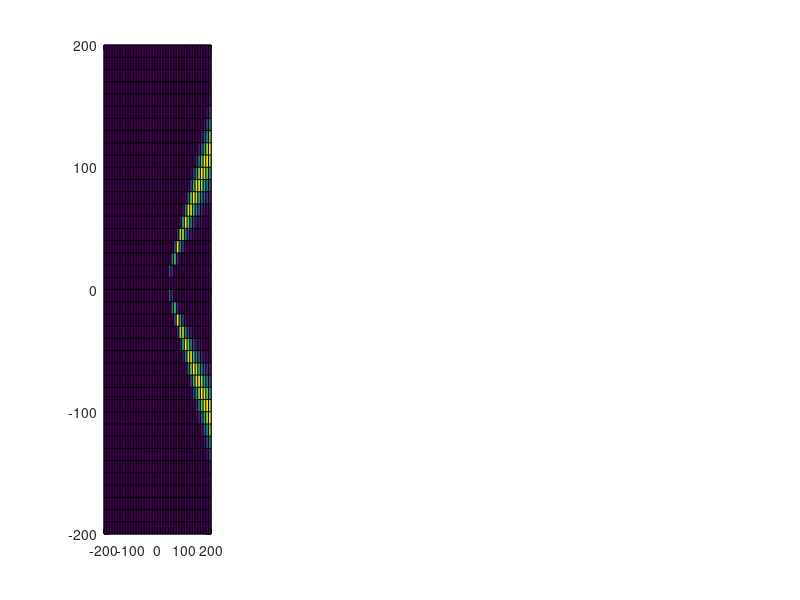

MATLAB code for this plot: (Note: this script raises an error after producing the figure.)
% Compute Ambiguity surface for 1 source for towed array

% Assumes:
% - all TDOAs are from one source
% - stationary array
% - 2D
% - Isospeed profile


%//////////////////////////////////////////////////////////////////////////
%% SIMULATION 1: Stationary source, moving array, no noise on measurements
clear, close all
%Determine sigma (variance) for the Gaussian:
sig =0.001;

Ntsteps=4; %number of time steps

% Simulate Hydrophone positions
hyph_pos(:,:,1)=[0,0,0;40,0,0]; %[x1,y1,z1; x2,y2,z2];
for t=2:Ntsteps
hyph_pos(:,:,t)=hyph_pos(:,:,t-1)+[50,0,0;50,0,0];
end

% True whale position
true_wpos= [100,50,0]; %[x,y,z];
Nsources=size(true_wpos,1);

% True TDOAs
true_tdoa=zeros(1,Ntsteps);
ip1=1;ip2=2;
c=1500;
for t=1:Ntsteps
    rp=hyph_pos(:,:,t);
    dt1 = 1/c*sqrt((rp(ip1,1)-true_wpos(1))^2 + ...
        (rp(ip1,2)-true_wpos(2))^2 + ...
        (rp(ip1,3)-true_wpos(3))^2);
    dt2 = 1/c*sqrt((rp(ip2,1)-true_wpos(1))^2 + ...
        (rp(ip2,2)-true_wpos(2))^2 + ...
        (rp(ip2,3)-true_wpos(3))^2);
    true_tdoa(t) = dt1-dt2;
end

tdoa_measured = true_tdoa; %Assume for the moment no noise in measurements

% Cell grids to evaluate:
% It could move with the hydrophone position or cover an entire area - what
% is better??
x=-200:10:200;
Ngp_x=length(x);
y=x;
z=0;
Ngp_z=length(z);
[X,Y,Z] = meshgrid(x,y,z);
wpos=[X(:),Y(:),Z(:)]; %gives grid of N x [x,y,z] coordinates
N= size(wpos,1); %number of grid points to evaluate

LS=nan(Nsources,N,Ntsteps);
fig1=figure; hold on
for t=1:Ntsteps % for each time step compute LS

rp=hyph_pos(:,:,t);
ip1=1;ip2=2;
tdoa_model=zeros(1,N);
for wpi=1:N % for each hypothetical grid position wpos(wpi) this calculates
    % time between position and hydrophone position - dt1 (between
    % hyph 1 and position wpos(wpi)), dt2 (between hyph2 and position wpos(wpi)), then
    % tdoa_model is tdoa between the hyph1 and hyph2 if the source
    % is at wpos(wpi).
    dt1 = 1/c*sqrt( (rp(ip1,1)-wpos(wpi,1))^2 + ...
        (rp(ip1,2)-wpos(wpi,2))^2 + ...
        (rp(ip1,3)-wpos(wpi,3))^2);
    dt2 = 1/c*sqrt( (rp(ip2,1)-wpos(wpi,1))^2 + ...
        (rp(ip2,2)-wpos(wpi,2))^2 + ...
        (rp(ip2,3)-wpos(wpi,3))^2);
    tdoa_model(wpi) = dt1-dt2;
end

LS(:,:,t)= exp(-1/(2*sig^2).*(tdoa_model-tdoa_measured(t)).^2);

LStotal_temp=reshape(LS(:,:,t),[Ngp_x,Ngp_x,Ngp_z]);
subplot(1,Ntsteps,t)
pcolor(X,Y,LStotal_temp); hold on
clim([0,1])
plot(rp(ip1,1),rp(ip1,2),'r^','MarkerFaceColor','r'),hold on
plot(rp(ip2,1),rp(ip2,2),'r^','MarkerFaceColor','r')
plot(true_wpos(1),true_wpos(2),'r*')
colorbar
xlabel(' x (m)'),ylabel('y (m)')
title(['Ambiguity surface for time step ', num2str(t)])

end
fontsize(fig1,14,'points')

LStotal_temp=prod(LS,3);
LStotal=reshape(LStotal_temp,[Ngp_x,Ngp_x,Ngp_z]);
fig2=figure; hold on,
pcolor(X,Y,LStotal); 
clim([0,1])
plot([hyph_pos(ip1,1,1),hyph_pos(ip1,1,end)],[hyph_pos(ip1,2,1),hyph_pos(ip1,2,end)],'r-'),hold on
plot(true_wpos(1),true_wpos(2),'r*')
xlabel(' x (m)'),ylabel('y (m)')
title('Total ambiguity surface')
fontsize(fig2,14,'points')


%//////////////////////////////////////////////////////////////////////////
%% SIMULATION 2: Stationary source, moving array, noisy measurements 
clear, %close all
%Determine sigma (variance) for the Gaussian:
sig =0.003;

% measurement noise (needs to be equal or less than what we assume for sigma):
measure_noise=0.002;

Ntsteps=4; %number of time steps

% Simulate Hydrophone positions
d=40; %distance between sensors
hyph_pos(:,:,1)=[0,0,0;d,0,0]; %[x1,y1,z1; x2,y2,z2];
for t=2:Ntsteps
hyph_pos(:,:,t)=hyph_pos(:,:,t-1)+[50,0,0;50,0,0];
end

% True whale position
true_wpos= [100,50,0]; %[x,y,z];
Nsources=size(true_wpos,1);

% True TDOAs
true_tdoa=zeros(1,Ntsteps);
ip1=1;ip2=2;
c=1500;
for t=1:Ntsteps
    rp=hyph_pos(:,:,t);
    dt1 = 1/c*sqrt((rp(ip1,1)-true_wpos(1))^2 + ...
        (rp(ip1,2)-true_wpos(2))^2 + ...
        (rp(ip1,3)-true_wpos(3))^2);
    dt2 = 1/c*sqrt((rp(ip2,1)-true_wpos(1))^2 + ...
        (rp(ip2,2)-true_wpos(2))^2 + ...
        (rp(ip2,3)-true_wpos(3))^2);
    true_tdoa(t) = dt1-dt2;
end

%Get measurements:
tdoa_measured = true_tdoa + randn(size(true_tdoa)).*measure_noise; 
tdoa2bearing= @(x) acosd(1500/d*x); %bear2tdoa = @(x) cosd(x).*(d/c);
fprintf('True bearings are: %.4f \n', tdoa2bearing(true_tdoa))
fprintf('Measured bearings are: %.4f \n', tdoa2bearing(tdoa_measured))


% Cell grids to evaluate:
% It could move with the hydrophone position or cover an entire area - what
% is better??
x=-200:10:200;
Ngp_x=length(x);
y=x;
z=0;
Ngp_z=length(z);
[X,Y,Z] = meshgrid(x,y,z);
wpos=[X(:),Y(:),Z(:)]; %gives grid of N x [x,y,z] coordinates
N= size(wpos,1); %number of grid points to evaluate

LS=nan(Nsources,N,Ntsteps);
for t=1:Ntsteps % for each time step compute LS

rp=hyph_pos(:,:,t);
ip1=1;ip2=2;
tdoa_model=zeros(1,N);
for wpi=1:N % for each hypothetical grid position wpos(wpi) this calculates
    % time between position and hydrophone position - dt1 (between
    % hyph 1 and position wpos(wpi)), dt2 (between hyph2 and position wpos(wpi)), then
    % tdoa_model is tdoa between the hyph1 and hyph2 if the source
    % is at wpos(wpi).
    dt1 = 1/c*sqrt( (rp(ip1,1)-wpos(wpi,1))^2 + ...
        (rp(ip1,2)-wpos(wpi,2))^2 + ...
        (rp(ip1,3)-wpos(wpi,3))^2);
    dt2 = 1/c*sqrt( (rp(ip2,1)-wpos(wpi,1))^2 + ...
        (rp(ip2,2)-wpos(wpi,2))^2 + ...
        (rp(ip2,3)-wpos(wpi,3))^2);
    tdoa_model(wpi) = dt1-dt2;
end

LS(:,:,t)= exp(-1/(2*sig^2).*(tdoa_model-tdoa_measured(t)).^2);

% LStotal_temp=reshape(LS(:,:,t),[Ngp_x,Ngp_x,Ngp_z]);
% figure,
% h=surf(X,Y,LStotal_temp); hold on
% colorbar
% z= get(h,'ZData');
% set(h,'ZData',z-10) 
% plot(rp(ip1,1),rp(ip1,2),'r^','MarkerFaceColor','r'),hold on
% plot(rp(ip2,1),rp(ip2,2),'r^','MarkerFaceColor','r')
% plot(true_wpos(1),true_wpos(2),'k*')
% xlabel(' x (m)'),ylabel('y (m)')
% shading interp
% view(0,90)

end


LStotal_temp=prod(LS,3);
LStotal=reshape(LStotal_temp,[Ngp_x,Ngp_x,Ngp_z]);
fig2=figure; hold on,
pcolor(X,Y,LStotal); 
clim([0,1])
colorbar
plot([hyph_pos(ip1,1,1),hyph_pos(ip1,1,end)],[hyph_pos(ip1,2,1),hyph_pos(ip1,2,end)],'r-'),hold on
plot(true_wpos(1),true_wpos(2),'r*','MarkerSize',6)
xlabel(' x (m)'),ylabel('y (m)')
title(['Total ambiguity surface for \sigma=',num2str(sig), ' and noise=', num2str(measure_noise)])
fontsize(fig2,14,'points')

%//////////////////////////////////////////////////////////////////////////
%% SIMULATION 3: Moving source, moving array, no noise on measurements

clear,close all
%Determine sigma (std) for the Gaussian:
sig =0.002; %0.005 (if whale moves faster)
sig_hyperbolas = 0.0003; % this is a very small std to then plot intersecting hyperbolas (visual assesment of how they are crossing)

Ntsteps=6; %number of time steps

% Simulate Hydrophone positions
hyph_pos(:,:,1)=[0,0,0;40,0,0]; %[x1,y1,z1; x2,y2,z2];
for t=2:Ntsteps
hyph_pos(:,:,t)=hyph_pos(:,:,t-1)+[50,0,0;50,0,0];
end
Nsensors=size(hyph_pos,1);

% True whale position
true_wpos(1,:)= [100,10,0]; %[x,y,z];
for t=2:Ntsteps
true_wpos(t,:)= true_wpos(t-1,:) + [3,6,0];%[8.7,17.4,0];%%[8.7,17.4,0];%[2,5,0]; %[8.7,17.4,0] - to be equivalent
% to sperm whale swim speed given the time step used here
% [x,y,z];  + [10,16,0]; %for faster moving whale (almost 4kts)
end
Nsources=1;


% True TDOAs
true_tdoa=zeros(1,Ntsteps);
ip1=1;ip2=2;
c=1500;
for t=1:Ntsteps
    rp=hyph_pos(:,:,t);
    dt1 = 1/c*sqrt((rp(ip1,1)-true_wpos(t,1))^2 + ...
        (rp(ip1,2)-true_wpos(t,2))^2 + ...
        (rp(ip1,3)-true_wpos(t,3))^2);
    dt2 = 1/c*sqrt((rp(ip2,1)-true_wpos(t,1))^2 + ...
        (rp(ip2,2)-true_wpos(t,2))^2 + ...
        (rp(ip2,3)-true_wpos(t,3))^2);
    true_tdoa(t) = dt1-dt2;
end

tdoa_measured = true_tdoa; %Assume for the moment no noise in measurements

% Cell grids to evaluate:
% It could move with the hydrophone position or cover an entire area - what
% is better??
dx=5;
x=-300:dx:300;
Ngp_x=length(x);
y=x;
z=0;
Ngp_z=length(z);
[X,Y,Z] = meshgrid(x,y,z);
wpos=[X(:),Y(:),Z(:)]; %gives grid of N x [x,y,z] coordinates
N= size(wpos,1); %number of grid points to evaluate


% Get time step when animal is closest to 90deg (tdoa=0s).
[~,ind]=min(abs(tdoa_measured));
tsteps=1:1:Ntsteps;
tstep90=tsteps(ind); 

%Pre-allocate:
LS=nan(Nsources,N,Ntsteps); LS_Hyperbolas = LS;
LSdilate = nan(Ngp_x,Ngp_x,Ntsteps);
fig1=figure; hfig1=cell(1,Ntsteps);

for t=1:Ntsteps % for each time step compute LS

rp=hyph_pos(:,:,t);
ip1=1;ip2=2;
tdoa_model=zeros(1,N);
for wpi=1:N % for each hypothetical grid position wpos(wpi) this calculates
    % time between position and hydrophone position - dt1 (between
    % hyph 1 and position wpos(wpi)), dt2 (between hyph2 and position wpos(wpi)), then
    % tdoa_model is tdoa between the hyph1 and hyph2 if the source
    % is at wpos(wpi).
    dt1 = 1/c*sqrt( (rp(ip1,1)-wpos(wpi,1))^2 + ...
        (rp(ip1,2)-wpos(wpi,2))^2 + ...
        (rp(ip1,3)-wpos(wpi,3))^2);
    dt2 = 1/c*sqrt( (rp(ip2,1)-wpos(wpi,1))^2 + ...
        (rp(ip2,2)-wpos(wpi,2))^2 + ...
        (rp(ip2,3)-wpos(wpi,3))^2);
    tdoa_model(wpi) = dt1-dt2;
end

LS(:,:,t)= exp(-1/(2*sig^2).*(tdoa_model-tdoa_measured(t)).^2);
LS_Hyperbolas(:,:,t)= exp(-1/(2*sig_hyperbolas^2).*(tdoa_model-tdoa_measured(t)).^2);

LStotal_temp=reshape(LS(:,:,t),[Ngp_x,Ngp_x,Ngp_z]);

% PLOT
hfig1{t}=subplot(1,Ntsteps,t,'Parent', fig1); hold on;
pcolor(hfig1{t},X,Y,LStotal_temp); 
clim([0,1])
hold on;plot(hfig1{t},rp(ip1,1),rp(ip1,2),'r^','MarkerFaceColor','r')
hold on;plot(hfig1{t},rp(ip2,1),rp(ip2,2),'r^','MarkerFaceColor','r')
hold on;plot(hfig1{t},true_wpos(t,1),true_wpos(t,2),'r*','Markersize',10, 'LineWidth',3)
colorbar
xlabel(' x (m)'),ylabel('y (m)')
hold off

%//////////////////////////////////////////////////////////////////
% Apply Surface dilation filter (imdilate) to compensate for whale movement:
%dx=5; %Grid spacing SELCETED BASED ON WHAT??)
mean_horiz_swimspeed= 0.5; %mean horizontal swim speed (for sperm whale) [m/s]
dt90 = 9.73*abs(t-tstep90); %Elapsed time from when animals are at 90deg (0 tdoa) [s]
%(50m per time step equates to 9.73 s per time step if 
% the boat moves in each time step 50 m assuming it travels 10kts (5.144m/s))
if dt90==0
dt90=2;
end
mdwh=dt90*mean_horiz_swimspeed; %maximum distance whale could have travelled horizontally [m]

%gridpoints for filter in x (and also y since the same assumptions re swim speed and grid space)
xgridf=0:dx:(mdwh+dx);
filt_x_grid = [-fliplr(xgridf(2:end)),xgridf];
[Fx,Fy] = meshgrid(filt_x_grid,filt_x_grid);
De = Fx.^2/mdwh^2 + Fy.^2/mdwh^2; %normalize to max distance that the whale could have swam (feasible distance will be 1 or lower/ or is it 2 or lower??)
%F = zeros(size(De)); F((De <=1)) = 1;

LSdilate(:,:,t)=imdilate(LStotal_temp,(De<=1));

%//////////////////////////////////////////////////////////////////


end
%fontsize(fig1,14,'points')

% PLOT dilated surface (for some reason it messes up fig 1 if plotted
% within the loop)
fig2=figure; hfig2=cell(1,Ntsteps);
for t=1:Ntsteps
ip1=1;ip2=2;
rp=hyph_pos(:,:,t);
%PLOT
hfig2{t}=subplot(1,Ntsteps,t,'Parent', fig2); hold on;
pcolor(hfig2{t},X,Y,LSdilate(:,:,t)); hold on;
clim([0,1])
plot(hfig2{t},rp(ip1,1),rp(ip1,2),'r^','MarkerFaceColor','r'),hold on
plot(hfig2{t},rp(ip2,1),rp(ip2,2),'r^','MarkerFaceColor','r')
plot(hfig2{t},true_wpos(t,1),true_wpos(t,2),'r*','Markersize',10, 'LineWidth',3)
colorbar
xlabel(' x (m)'),ylabel('y (m)')
hold off
end


% //////////////////////// Normal LS without dilation//////////////////////
LStotal_temp=prod(LS,3);
LStotal=reshape(LStotal_temp,[Ngp_x,Ngp_x,Ngp_z]);
LStotal_hyperbolas_temp = sum(LS_Hyperbolas,3);
LStotal_hyperbolas = reshape(LStotal_hyperbolas_temp,[Ngp_x,Ngp_x,Ngp_z]);
fig3=figure;
pcolor(X,Y,LStotal),hold on
plot([hyph_pos(ip1,1,1),hyph_pos(ip1,1,end)],[hyph_pos(ip1,2,1),hyph_pos(ip1,2,end)],'r-', 'Linewidth', 3),hold on
for k=2:Ntsteps
plot([true_wpos(k-1,1),true_wpos(k,1)],[true_wpos(k-1,2),true_wpos(k,2)],'r*-','Markersize',10,'Linewidth', 1)
end
xlabel(' x (m)'),ylabel('y (m)')
clim([0,1])
colorbar
fontsize(fig3,14,'points')

fig4=figure;
imagesc(x,y,LStotal_hyperbolas); hold on
set(gca,'YDir', 'normal');
plot([hyph_pos(ip1,1,1),hyph_pos(ip1,1,end)],[hyph_pos(ip1,2,1),hyph_pos(ip1,2,end)],'r-', 'Linewidth', 3),hold on
for k=2:Ntsteps
plot([true_wpos(k-1,1),true_wpos(k,1)],[true_wpos(k-1,2),true_wpos(k,2)],'r*-','Markersize',10,'Linewidth', 1)
end
xlabel(' x (m)'),ylabel('y (m)')
clim([0,1])
colorbar
fontsize(fig4,14,'points')


% [LSval,indx]=max(LStotal, [], 'all');
% estimated_position= [X(indx),Y(indx),0]
% LSval
% true_end_position =true_wpos(end,:)

[peakdata] =findpeaks2D(X,Y,LStotal);
fprintf(['True whale end location is: [', repmat('%g, ', 1, numel(true_wpos(end,:))-1), '%g]\n'],true_wpos(end,:))
%take just one of the estimated peaks (the other is mirror image)
n=1;
estimated_position=[peakdata.peakX(n),peakdata.peakY(n),0]; %were at the moment considering 2D, so z coordinate = 0.
fprintf(['Estimated whale location is: [', repmat('%g, ', 1, numel(estimated_position)-1), '%g]\n'],estimated_position)
fprintf('Width of the peak in X dirextion %.2f \n',peakdata.peakXWidth(n))
fprintf('Width of the peak in Y dirextion %.2f \n',peakdata.peakYWidth(n))
fprintf('Ambiguity value for the estimated location is %.2f \n',peakdata.peakZ(n))
fprintf('The variance used for Gaussian is %.3f \n',sig)
fprintf('Number of sensors used is %.0f \n',Nsensors)
%//////////////////////////////////////////////////////////////////////////


%//////////////////////// LS with dilation//////////////////////
LStotaldilate=prod(LSdilate,3);
fig7=figure;
pcolor(X,Y,LStotaldilate),hold on
plot([hyph_pos(ip1,1,1),hyph_pos(ip1,1,end)],[hyph_pos(ip1,2,1),hyph_pos(ip1,2,end)],'r-', 'Linewidth', 3),hold on
for k=2:Ntsteps
plot([true_wpos(k-1,1),true_wpos(k,1)],[true_wpos(k-1,2),true_wpos(k,2)],'r*-','Markersize',10,'Linewidth', 1)
end
xlabel(' x (m)'),ylabel('y (m)')
clim([0,1])
colorbar
fontsize(fig7,14,'points')


[peakdata_dilate] =findpeaks2D(X,Y,LStotaldilate);
fprintf(['True whale end location is: [', repmat('%g, ', 1, numel(true_wpos(end,:))-1), '%g]\n'],true_wpos(end,:))
%take just one of the estimated peaks (the other is mirror image)
n=1;
estimated_position=[peakdata_dilate.peakX(n),peakdata_dilate.peakY(n),0]; %were at the moment considering 2D, so z coordinate = 0.
fprintf(['Estimated whale location is: [', repmat('%g, ', 1, numel(estimated_position)-1), '%g]\n'],estimated_position)
fprintf('Width of the peak in X dirextion %.2f \n',peakdata_dilate.peakXWidth(n))
fprintf('Width of the peak in Y dirextion %.2f \n',peakdata_dilate.peakYWidth(n))
fprintf('Ambiguity value for the estimated location is %.2f \n',peakdata_dilate.peakZ(n))
fprintf('The variance used for Gaussian is %.3f \n',sig)
fprintf('Number of sensors used is %.0f \n',Nsensors)

%//////////////////////////////////////////////////////////////////////////





%//////////////////////////////////////////////////////////////////////////
%% SIMULATION 4: Moving source, moving array with more sensors, no noise on measurements

clear,close all
%Determine sigma (std) for the Gaussian:
sig =0.003; %0.005 (if whale moves faster)

Ntsteps=4; %number of time steps

% Simulate Hydrophone positions - 3 sensors

hyph_pos(:,:,1)=[0,0,0;3,0,0;40,0,0]; %[x1,y1,z1; x2,y2,z2; x3,y3,z3];
for t=2:Ntsteps
hyph_pos(:,:,t)=hyph_pos(:,:,t-1)+[50,0,0;50,0,0;50,0,0];
end
Nsensors=size(hyph_pos,1);

% True whale position
true_wpos(1,:)= [100,50,0]; %[x,y,z];
for t=2:Ntsteps
true_wpos(t,:)= true_wpos(t-1,:) + [3,6,0]; %[x,y,z];  + [10,16,0]; %for faster moving whale (almost 4kts)
end

% True TDOAs
% compute tdoas between all sensors:
c=1500;
Ncombos=Nsensors*(Nsensors-1)- sum((Nsensors-1):-1:1); %Number of tdoa pairs
true_tdoas= cell(1,Ncombos);
count=1;
for ip1=1:Nsensors
    for ip2= ip1+1:Nsensors
        true_tdoa_temp=zeros(1,Ntsteps);
        for t=1:Ntsteps % at each time t
            rp=hyph_pos(:,:,t);

            dt1 = 1/c*sqrt((rp(ip1,1)-true_wpos(t,1))^2 + ...
                (rp(ip1,2)-true_wpos(t,2))^2 + ...
                (rp(ip1,3)-true_wpos(t,3))^2);
            dt2 = 1/c*sqrt((rp(ip2,1)-true_wpos(t,1))^2 + ...
                (rp(ip2,2)-true_wpos(t,2))^2 + ...
                (rp(ip2,3)-true_wpos(t,3))^2);
            true_tdoa_temp(t) = dt1-dt2;
        end
        true_tdoas{count}=true_tdoa_temp;
        count=count+1;
    end
end

%re-arrange so that the measured tdoas are per time step (matrix of (Ncombos,Ntsteps)):
tdoa_measured = vertcat(true_tdoas{:}); %Assume for the moment no noise in measurements

% Cell grids to evaluate:
% It could move with the hydrophone position or cover an entire area - what
% is better??
x=-200:5:200;
Ngp_x=length(x);
y=x;
z=0;
Ngp_z=length(z);
[X,Y,Z] = meshgrid(x,y,z);
wpos=[X(:),Y(:),Z(:)]; %gives grid of N x [x,y,z] coordinates
N= size(wpos,1); %number of grid points to evaluate

LStotal_tstep=zeros(1,N,Ntsteps);

for t=1:Ntsteps % for each time step compute LS (should be a product of LSs for all hydrophone pairs)

    rp=hyph_pos(:,:,t);
    count=1;

    LS_temp=zeros(Ncombos,N);
    figure, hold on
    for ip1=1:Nsensors
        for ip2= ip1+1:Nsensors
            tdoa_model=zeros(1,N);
            for wpi=1:N % for each hypothetical grid position wpos(wpi) this calculates
                % time between position and hydrophone position - dt1 (between
                % hyph 1 and position wpos(wpi)), dt2 (between hyph2 and position wpos(wpi)), then
                % tdoa_model is tdoa between the hyph1 and hyph2 if the source
                % is at wpos(wpi).
                dt1 = 1/c*sqrt( (rp(ip1,1)-wpos(wpi,1))^2 + ...
                    (rp(ip1,2)-wpos(wpi,2))^2 + ...
                    (rp(ip1,3)-wpos(wpi,3))^2);
                dt2 = 1/c*sqrt( (rp(ip2,1)-wpos(wpi,1))^2 + ...
                    (rp(ip2,2)-wpos(wpi,2))^2 + ...
                    (rp(ip2,3)-wpos(wpi,3))^2);
                tdoa_model(wpi) = dt1-dt2;
            end

            LS_temp(count,:)= exp(-1/(2*sig^2).*(tdoa_model-tdoa_measured(count,t)).^2);
            

            LStotal_temp=reshape(LS_temp(count,:),[Ngp_x,Ngp_x,Ngp_z]);
            subplot(1,Nsensors,count)
            pcolor(X,Y,LStotal_temp); hold on
            clim([0,1])
            plot(rp(ip1,1),rp(ip1,2),'r^','MarkerFaceColor','r'),hold on
            plot(rp(ip2,1),rp(ip2,2),'r^','MarkerFaceColor','r')
            plot(true_wpos(t,1),true_wpos(t,2),'k*')
            colorbar
            xlabel(' x (m)'),ylabel('y (m)')
            title(['Ambiguity surface at time step ',num2str(t),...
                ', sensors ', num2str(ip1), ' and ', num2str(ip2)])

            count=count+1;

        end
    end

    LStotal_tstep(:,:,t) = prod(LS_temp);
    LStotal_tstep_temp=reshape(LStotal_tstep(:,:,t),[Ngp_x,Ngp_x,Ngp_z]);
    figure,
    pcolor(X,Y,LStotal_tstep_temp); hold on
    clim([0,1])
    for k=1:Nsensors
        plot(rp(k,1),rp(k,2),'r^','MarkerFaceColor','r'),hold on
    end
    plot(true_wpos(t,1),true_wpos(t,2),'k*')
    colorbar
    xlabel(' x (m)'),ylabel('y (m)')
    title(['Ambiguity surface at time step ',num2str(t)])

end

LStotal_temp=prod(LStotal_tstep,3);
LStotal=reshape(LStotal_temp,[Ngp_x,Ngp_x,Ngp_z]);
figure,
pcolor(X,Y,LStotal),hold on
hph=1;
plot([hyph_pos(hph,1,1),hyph_pos(hph,1,end)],[hyph_pos(hph,2,1),hyph_pos(hph,2,end)],'r-'),hold on
for k=2:Ntsteps
plot([true_wpos(k-1,1),true_wpos(k,1)],[true_wpos(k-1,2),true_wpos(k,2)],'k*-')
end
xlabel(' x (m)'),ylabel('y (m)'), title ('Total ambiguity surface')
clim([0,1])
colorbar

%this is same as below with findpeaks, but findpeaks reports the width of
%the peak as well
% [LSval,indx]=max(LStotal, [], 'all');
% estimated_position= [X(indx),Y(indx),0]
% LSval
% true_end_position =true_wpos(end,:)

findpeaks_2d_loop
fprintf(['True whale end location is: [', repmat('%g, ', 1, numel(true_wpos(end,:))-1), '%g]\n'],true_wpos(end,:))
%take just one of the estimated peaks (the other is mirror image)
n=1;
estimated_position=[peakdata.peakX(n),peakdata.peakY(n),0]; %were at the moment considering 2D, so z coordinate = 0.
fprintf(['Estimated whale location is: [', repmat('%g, ', 1, numel(estimated_position)-1), '%g]\n'],estimated_position)
fprintf('Width of the peak in X dirextion %.2f \n',peakdata.peakXWidth(n))
fprintf('Width of the peak in Y dirextion %.2f \n',peakdata.peakYWidth(n))
fprintf('Ambiguity value for the estimated location is %.2f \n',peakdata.peakZ(n))
fprintf('The variance used for Gaussian is %.3f \n',sig)
fprintf('Number of sensors used is %.0f \n',Nsensors)
% fprintf(' Estimated locations in X dirextion %.2f \n',peakdata.peakX)
% fprintf(' Estimated locations in Y dirextion %.2f \n',peakdata.peakY)



%//////////////////////////////////////////////////////////////////////////
%% SIMULATION 5: Moving array (2 sensors), two stationary sources, no noise

clear, close all
%Determine sigma (variance) for the Gaussian:
sig =0.003;

Ntsteps=4; %number of time steps

% Simulate Hydrophone positions
hyph_pos(:,:,1)=[0,0,0;40,0,0]; %[x1,y1,z1; x2,y2,z2];
for t=2:Ntsteps
hyph_pos(:,:,t)=hyph_pos(:,:,t-1)+[50,0,0;50,0,0];
end

% True whales positions
true_wpos(1,:)= [100,50,0]; %[x,y,z];
true_wpos(2,:)= [10,100,0];
Nsources=size(true_wpos,1);

% True TDOAs
true_tdoa=zeros(Nsources,Ntsteps);
ip1=1;ip2=2;
c=1500;
for t=1:Ntsteps
    rp=hyph_pos(:,:,t);
    dt1 = 1/c*sqrt((rp(ip1,1)-true_wpos(:,1)).^2 + ...
        (rp(ip1,2)-true_wpos(:,2)).^2 + ...
        (rp(ip1,3)-true_wpos(:,3)).^2);
    dt2 = 1/c*sqrt((rp(ip2,1)-true_wpos(:,1)).^2 + ...
        (rp(ip2,2)-true_wpos(:,2)).^2 + ...
        (rp(ip2,3)-true_wpos(:,3)).^2);
    true_tdoa(:,t) = dt1-dt2;
end


tdoa_measured = true_tdoa; %Assume for the moment no noise in measurements
%measurements are a matrix Nsources x Nsteps

% Cell grids to evaluate:
% It could move with the hydrophone position or cover an entire area - what
% is better??
x=-200:5:200;
Ngp_x=length(x);
y=x;
z=0;
Ngp_z=length(z);
[X,Y,Z] = meshgrid(x,y,z);
wpos=[X(:),Y(:),Z(:)]; %gives grid of N x [x,y,z] coordinates
N= size(wpos,1); %number of grid points to evaluate



for t=1:Ntsteps % for each time step compute LS

rp=hyph_pos(:,:,t);
ip1=1;ip2=2;
tdoa_model=zeros(1,N);
for wpi=1:N % for each hypothetical grid position wpos(wpi) this calculates
    % time between position and hydrophone position - dt1 (between
    % hyph 1 and position wpos(wpi)), dt2 (between hyph2 and position wpos(wpi)), then
    % tdoa_model is tdoa between the hyph1 and hyph2 if the source
    % is at wpos(wpi).
    dt1 = 1/c*sqrt( (rp(ip1,1)-wpos(wpi,1))^2 + ...
        (rp(ip1,2)-wpos(wpi,2))^2 + ...
        (rp(ip1,3)-wpos(wpi,3))^2);
    dt2 = 1/c*sqrt( (rp(ip2,1)-wpos(wpi,1))^2 + ...
        (rp(ip2,2)-wpos(wpi,2))^2 + ...
        (rp(ip2,3)-wpos(wpi,3))^2);
    tdoa_model(wpi) = dt1-dt2;
end

LS(:,:,t)= exp(-1/(2*sig^2).*(tdoa_model-tdoa_measured(:,t)).^2);

figure,hold on
for n=1:Nsources
LStotal_temp=reshape(LS(n,:,t),[Ngp_x,Ngp_x,Ngp_z]);
subplot(1,Nsources,n)
pcolor(X,Y,LStotal_temp); hold on
clim([0,1])
plot(rp(ip1,1),rp(ip1,2),'r^','MarkerFaceColor','r'),hold on
plot(rp(ip2,1),rp(ip2,2),'r^','MarkerFaceColor','r')
plot(true_wpos(n,1),true_wpos(n,2),'k*')
colorbar
xlabel(' x (m)'),ylabel('y (m)')
title(['LS for source ',num2str(n),' time step ', num2str(t)])
end

end



LStotal_temp=prod(LS,3);
figure, hold on
for n=1:Nsources
LStotal=reshape(LStotal_temp(n,:),[Ngp_x,Ngp_x,Ngp_z]);
subplot(1,Nsources,n)
pcolor(X,Y,LStotal),hold on
hph=1;
plot([hyph_pos(hph,1,1),hyph_pos(hph,1,end)],[hyph_pos(hph,2,1),hyph_pos(hph,2,end)],'r-'),hold on
plot(true_wpos(n,1),true_wpos(n,2),'r*')
xlabel(' x (m)'),ylabel('y (m)')
title ('Total ambiguity surface')
clim([0,1])
colorbar
end


%% REAL DATA example - Fragments of TDOA tracks
%Lasker AC 109 - processed with my TDOA tracking package (a chunk of
%encounter)
clear,close all
load('./LocalizationTest/LaskerAC109_Results/Lasker_AC109_Results.mat')

% Find all tracks that cross the beam - search within x degrees of the
% beam)
bear2tdoa = @(x) cosd(x).*(parameters.d/parameters.c);
maxtdoa=bear2tdoa(85); %or try 70 degrees to include more

indx=nan(size(Tracks,2),1);
for k=1:size(Tracks,2)
indx(k)=ismembertol(0,Tracks(k).tdoa,maxtdoa); %Checked and works good
end
indx=logical(indx);
Nsources=sum(indx);
Tracks_selected=Tracks(indx);

% Simulate array positions (assume the boat is traveling at 10kts=5.14 m/s)
mint=min(vertcat(Tracks_selected(:).time));
maxt=max(vertcat(Tracks_selected(:).time));
timevec=mint:parameters.dt:maxt;
Ntsteps=numel(timevec); %number of time steps

boat_move_m=5.14*parameters.dt;

% Simulate Hydrophone positions
hyph_pos(:,:,1)=[0,0,0;parameters.d,0,0]; %[x1,y1,z1; x2,y2,z2];
for t=2:Ntsteps
hyph_pos(:,:,t)=hyph_pos(:,:,t-1)+[boat_move_m,0,0;boat_move_m,0,0];
end


% Re-arrange tracks in a matrix (Nsources x Ntsteps)
tdoa_measured= nan(Nsources,Ntsteps);
for k=1:Nsources
    time_indx=ismember(timevec,Tracks_selected(k).time);
    tdoa_measured(k,time_indx)= Tracks_selected(k).tdoa;
end


% Compute modeled TDOAs
% Create a grid
x=0:10:3500;
Ngp_x=length(x);
y=x;
z=0;
Ngp_z=length(z);
[X,Y,Z] = meshgrid(x,y,z);
wpos=[X(:),Y(:),Z(:)]; %gives grid of N x [x,y,z] coordinates
N= size(wpos,1); %number of grid points to evaluate
% Specify sound speed
c=1500;
% Specify variance for the Gaussian (should reflect all errors):
% sig=0.0024; % From Yvonnes paper
sig=0.008;


LS= nan(Nsources,N,Ntsteps);

for t=1:Ntsteps % for each time step compute LS

rp=hyph_pos(:,:,t);
ip1=1;ip2=2;
tdoa_model=zeros(1,N);
for wpi=1:N % for each hypothetical grid position wpos(wpi) this calculates
    % time between position and hydrophone position - dt1 (between
    % hyph 1 and position wpos(wpi)), dt2 (between hyph2 and position wpos(wpi)), then
    % tdoa_model is tdoa between the hyph1 and hyph2 if the source
    % is at wpos(wpi).
    dt1 = 1/c*sqrt( (rp(ip1,1)-wpos(wpi,1))^2 + ...
        (rp(ip1,2)-wpos(wpi,2))^2 + ...
        (rp(ip1,3)-wpos(wpi,3))^2);
    dt2 = 1/c*sqrt( (rp(ip2,1)-wpos(wpi,1))^2 + ...
        (rp(ip2,2)-wpos(wpi,2))^2 + ...
        (rp(ip2,3)-wpos(wpi,3))^2);
    tdoa_model(wpi) = dt1-dt2;
end

LS(:,:,t)= exp(-1/(2*sig^2).*(tdoa_model-(-1.*tdoa_measured(:,t))).^2);

% figure,hold on
% for n=1:Nsources
% LStotal_temp=reshape(LS(n,:,t),[Ngp_x,Ngp_x,Ngp_z]);
% subplot(1,Nsources,n)
% pcolor(X,Y,LStotal_temp); hold on
% clim([0,1])
% plot(rp(ip1,1),rp(ip1,2),'r^','MarkerFaceColor','r'),hold on
% plot(rp(ip2,1),rp(ip2,2),'r^','MarkerFaceColor','r')
% plot(true_wpos(n,1),true_wpos(n,2),'k*')
% colorbar
% xlabel(' x (m)'),ylabel('y (m)')
% title(['LS for source ',num2str(n),' time step ', num2str(t)])
% end

end


LStotal_temp=prod(LS,3,'omitnan');
for n=1:Nsources
    figure, hold on
    LStotal=reshape(LStotal_temp(n,:),[Ngp_x,Ngp_x,Ngp_z]);
    s=pcolor(X,Y,LStotal);
    s.EdgeColor='none';
    hold on
    hph=1;
    plot([hyph_pos(hph,1,1),hyph_pos(hph,1,end)],[hyph_pos(hph,2,1),hyph_pos(hph,2,end)],'r-'),hold on
    xlabel(' x (m)'),ylabel('y (m)')
    title ('Total ambiguity surface for source ', num2str(n))
    clim([0,1])
    colorbar
end

%% From Track 1 I get a small AS value - probably animals move too much in
%that time- select narrower time when they are around the beam (and use
%bigger variance than what is used in Yvonnes paper)
clear,close all
addpath('/Users/pinagruden/Dropbox/Pina/Git_projects/TDOA_tracking_master'); %for plotting

load('./LocalizationTest/LaskerAC109_Results/Lasker_AC109_Results.mat')
load('./LocalizationTest/LaskerAC109_Raw_CrossCorrelogram/Lasker_AC109_clicks_rawCrossCorrelogram_ALL.mat',...
    'Rxy_envelope_ALL')
Rxy_envelope_both{1}=Rxy_envelope_ALL.*scalar_clicks;
load('./LocalizationTest/LaskerAC109_Raw_CrossCorrelogram/Lasker_AC109_whistles_rawCrossCorrelogram_ALL.mat',...
    'Rxy_envelope_ALL','lags','t_serialdate')
Rxy_envelope_both{2}=Rxy_envelope_ALL.*scalar_whistles;


% ////// Find all tracks that cross the beam /////////////

%1. Search for all tracks within x degrees of the beam
bear2tdoa = @(x) cosd(x).*(parameters.d/parameters.c);
maxtdoa=bear2tdoa(60);

indx=nan(size(Tracks,2),1);
for k=1:size(Tracks,2)
indx(k)=ismembertol(0,Tracks(k).tdoa,maxtdoa); %Checked and works good
end
indx=logical(indx);
Nsources=sum(indx);
Tracks_selected=Tracks(indx);

%2. Identify min, max times for these tracks & create a time vector
mint=min(vertcat(Tracks_selected(:).time));
maxt=max(vertcat(Tracks_selected(:).time));
timevec=mint:parameters.dt:maxt;
Ntsteps=numel(timevec); %number of time steps


%3. PLOT All tracks and selected:
parameters.saveplotsofresults=0;
measure.T=0;
plot_results(t_serialdate,lags,Rxy_envelope_both,measure,Tracks, parameters)
figure(2), hold on
for k=1:Nsources
text(Tracks_selected(k).time_local(1),Tracks_selected(k).tdoa(1),num2str(k),'Color','k')
end



% ////////// Simulate Boat movement and Hydrophone positions ///////////
%2. Simulate Hydrophone positions

boat_move_m=5.14*parameters.dt; %(assume the boat is traveling at 10kts=5.14 m/s)

hyph_pos(:,:,1)=[0,0,0;parameters.d,0,0]; %[x1,y1,z1; x2,y2,z2];
for t=2:Ntsteps
hyph_pos(:,:,t)=hyph_pos(:,:,t-1)+[boat_move_m,0,0;boat_move_m,0,0];
end


%/////////// Re-arrange tracks in a matrix (Nsources x Ntsteps) ///////////
tdoa_measured= nan(Nsources,Ntsteps);
for k=1:Nsources
    time_indx=ismember(timevec,Tracks_selected(k).time);
    tdoa_measured(k,time_indx)= Tracks_selected(k).tdoa;
end


%////// Compute modeled TDOAs//////
%1. Create a grid
x=0:10:4000;
Ngp_x=length(x);
y=x;
z=0;
Ngp_z=length(z);
[X,Y,Z] = meshgrid(x,y,z);
wpos=[X(:),Y(:),Z(:)]; %gives grid of N x [x,y,z] coordinates
N= size(wpos,1); %number of grid points to evaluate

%2. Specify sound speed
c=1500;

%3. Specify variance for the Gaussian (should reflect all errors):
% sig=0.0024; % From Yvonnes paper
sig=0.008;


%% ///////////////  Compute LS for a selected source ////////////////////
% See the plotted Figure 2 and Select track/s you want to look at:

% % Select one track:
% SelectedTrack =13;
% ind=find(abs(Tracks_selected(SelectedTrack).tdoa)<maxtdoa);
% selected_indx=ismember(timevec,Tracks_selected(SelectedTrack).time(ind));
% tdoa_measured_select=tdoa_measured(SelectedTrack,:);

%Or combine tracks:
SelectedTracks =[13,16,20,23];
selected_indx=zeros(length(SelectedTracks),length(timevec));
for n=1:length(SelectedTracks)
ind=find(abs(Tracks_selected(SelectedTracks(n)).tdoa)<maxtdoa);
selected_indx(n,:)=ismember(timevec,Tracks_selected(SelectedTracks(n)).time(ind));
end
selected_indx=sum(selected_indx,1);
tdoa_measured_select=sum(tdoa_measured(SelectedTracks,:),1,'omitnan');
tdoa_measured_select(all(isnan(tdoa_measured(SelectedTracks,:)),1)) = NaN;



% Pre-allocate
LS_select= nan(1,N,Ntsteps);

count=1; plotf=0;%[1,50,100,150,200,250];
for t=1:Ntsteps % for each time step compute LS
    if selected_indx(t)
        rp=hyph_pos(:,:,t);
        ip1=1;ip2=2;
        tdoa_model=zeros(1,N);
        for wpi=1:N % for each hypothetical grid position wpos(wpi) this calculates
            % time between position and hydrophone position - dt1 (between
            % hyph 1 and position wpos(wpi)), dt2 (between hyph2 and position wpos(wpi)), then
            % tdoa_model is tdoa between the hyph1 and hyph2 if the source
            % is at wpos(wpi).
            dt1 = 1/c*sqrt( (rp(ip1,1)-wpos(wpi,1))^2 + ...
                (rp(ip1,2)-wpos(wpi,2))^2 + ...
                (rp(ip1,3)-wpos(wpi,3))^2);
            dt2 = 1/c*sqrt( (rp(ip2,1)-wpos(wpi,1))^2 + ...
                (rp(ip2,2)-wpos(wpi,2))^2 + ...
                (rp(ip2,3)-wpos(wpi,3))^2);
            tdoa_model(wpi) = dt1-dt2;
        end

        LS_select(:,:,t)= exp(-1/(2*sig^2).*(tdoa_model-(-1.*tdoa_measured_select(:,t))).^2);

        if any(count==plotf)
            figure,hold on
            LStotal_temp=reshape(LS_select(:,:,t),[Ngp_x,Ngp_x,Ngp_z]);
            s=pcolor(X,Y,LStotal_temp);
            s.EdgeColor='none';
            hold on
            clim([0,1])
            plot(rp(ip1,1),rp(ip1,2),'r^','MarkerFaceColor','r'),hold on
            plot(rp(ip2,1),rp(ip2,2),'r^','MarkerFaceColor','r')
            colorbar
            xlabel(' x (m)'),ylabel('y (m)')
            title(['LS for source 1, time step ', num2str(t)])
        end

        count=count+1;
    end
end

LStotal_temp=prod(LS_select,3,'omitnan');
figure, hold on
LStotal=reshape(LStotal_temp(1,:),[Ngp_x,Ngp_x,Ngp_z]);
s=pcolor(X,Y,LStotal);
s.EdgeColor='none';
hold on
hph=1;
plot([hyph_pos(hph,1,1),hyph_pos(hph,1,end)],[hyph_pos(hph,2,1),hyph_pos(hph,2,end)],'r-'),hold on
xlabel(' x (m)'),ylabel('y (m)')
title (['Total ambiguity surface for source ', num2str(SelectedTracks)])
clim([0,1])
colorbar
xlim([0,4000])
set(gca,'FontSize',16)


%% Connect fragments


figure(2), hold on
for k=1:Nsources
text(Tracks_selected(k).time_local(1),Tracks_selected(k).tdoa(1),num2str(k),'Color','k')
end

coeffs=zeros(Nsources,2);
for k=1:Nsources
coeffs(k,:)=polyfit(Tracks_selected(k).time,Tracks_selected(k).tdoa,1);
end

figure,
plot(coeffs(:,1),coeffs(:,2),'k*'), xlabel('slope'),ylabel('intercept')
for k=1:Nsources
text(coeffs(k,1),coeffs(k,2),num2str(k),'Color','r')
end

%%

figure(2), hold on
for k=1:M
text(Tracks(k).time_local(1),Tracks(k).tdoa(1),num2str(k),'Color','b')
end

M=size(Tracks,2);
coeffs=zeros(M,2);
for k=1:M
coeffs(k,:)=polyfit(Tracks(k).time,Tracks(k).tdoa,1);
end

figure,
plot(coeffs(:,1),coeffs(:,2),'k*'), xlabel('slope'),ylabel('intercept')
for k=1:M
text(coeffs(k,1),coeffs(k,2),num2str(k),'Color','r')
end